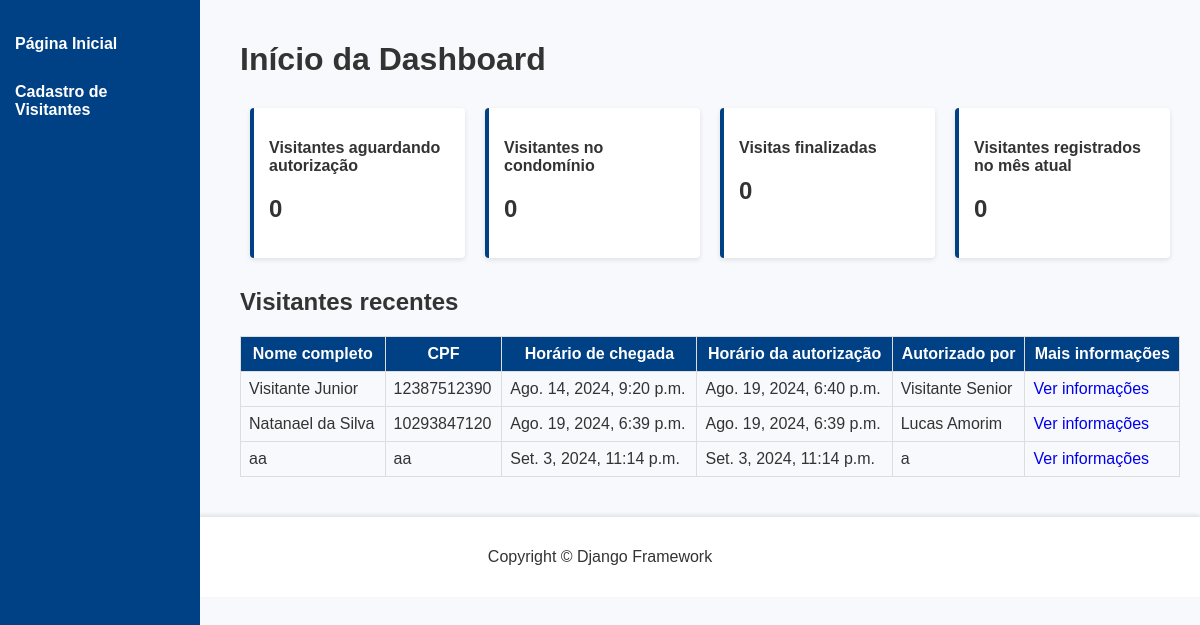
The page / on the database its author committed.
### visitantes/models.py (models this page shows, shortened)
class Visitante(models.Model):
    nome_completo = models.CharField(
        verbose_name="Nome Completo",
        max_length=255,
    )
    cpf = models.CharField(
        verbose_name="CPF",
        max_length=11,
        unique=True
    )
    data_nascimento = models.DateField(
        verbose_name="Data de Nascimento",
        auto_now=False,
        auto_now_add=False,
    )
    numero_casa = models.CharField(
        verbose_name="Número da Casa Visitada",
        max_length=255,
    )
    placa_veiculo = models.CharField(
        verbose_name="Placa do Veículo",
        max_length=7,
        blank=True,
        null=True,
    )
    hora_chegada = models.DateTimeField(
        verbose_name="Hora de Chegada",
        blank=True,
        null=True,
        auto_now_add=True,
        )
    hora_saida = models.DateTimeField(
        verbose_name="Hora de Saída",
        blank=True,
        null=True,
        auto_now=False,
        )
    hora_autorizacao = models.DateTimeField(
        verbose_name="Hora de Autorização",
        blank=True,
        null=True,
        auto_now=False,
    )
    nome_morador = models.CharField(
        verbose_name="Nome do Morador que autorizou a entrada",
        max_length=255,
        blank=True,
    )
    porteiro_autorizador = models.ForeignKey(
        "porteiros.Porteiro",
        verbose_name="Porteiro que Autorizou a Entrada",
        on_delete=models.PROTECT,
    )
    STATUS_VISITANTE = [
        ("AGUARDANDO", "Aguardando autorização"),
        ("EM_VISITA", "Em visita"),
        ("FINALIZADO", "Visita finalizada"),
    ]
    status = models.CharField(
        verbose_name = "Status",
        max_length = 20,
        choices = STATUS_VISITANTE,
        default="AGUARDANDO"
    )
    class Meta:
        verbose_name = "Visitante"
        verbose_name_plural = "Visitantes"
        db_table = "visitante"

### dashboard/views.py (the view)
# urls.py: path("", index, name="index"),
def index(request):
    todos_visitantes = Visitante.objects.all()
    context = {
        "nome_pagina": "Início da Dashboard",
        "todos_visitantes": todos_visitantes,
    }
    return render(request, "usuarios/index.html", context)

### templates/usuarios/index.html
{% extends "base.html" %}
{% block content %}
<div class="content">
    <h1>{{ nome_pagina }}</h1>
    <div class="card-container">
        <div class="card">
            <p>Visitantes aguardando autorização</p>
            <h2>0</h2>
        </div>
        <div class="card">
            <p>Visitantes no condomínio</p>
            <h2>0</h2>
        </div>
        <div class="card">
            <p>Visitas finalizadas</p>
            <h2>0</h2>
        </div>
        <div class="card">
            <p>Visitantes registrados no mês atual</p>
            <h2>0</h2>
        </div>
    </div>
    <h2>Visitantes recentes</h2>
    <table class="table">
        <thead>
            <tr>
                <th>Nome completo</th>
                <th>CPF</th>
                <th>Horário de chegada</th>
                <th>Horário da autorização</th>
                <th>Autorizado por</th>
                <th>Mais informações</th>
            </tr>
        </thead>
        <tbody>
            {% for visitante in todos_visitantes %}
                <tr>
                    <td>{{ visitante.nome_completo }}</td>
                    <td>{{ visitante.cpf}}</td>
                    <td>{{ visitante.hora_chegada }}</td>
                    <td>{{ visitante.hora_autorizacao }}</td>
                    <td>{{ visitante.nome_morador }}</td>
                    <td><a href="{% url 'informacoes_visitante' id=visitante.id %}" class="btn">Ver informações</a></td>
                </tr>
            {% endfor %}
        </tbody>
    </table>
</div>
{% endblock content %}

### static/css/index.css (style rules this page uses)
body { font-family: Arial, sans-serif; margin: 0; padding: 0; background-color: #f8f9fc; color: #333; }
.content { margin-left: 220px; padding: 20px; }
.card-container { display: flex; justify-content: space-between; flex-wrap: wrap; margin-top: 20px; }
.card { background-color: white; border-left: 4px solid #004085; box-shadow: 0 2px 5px rgba(0, 0, 0, 0.1); padding: 15px; margin: 10px; width: calc(25% - 20px); box-sizing: border-box; border-radius: 4px; font-weight: bold; }
.table { width: 100%; margin-top: 20px; border-collapse: collapse; }
.table th, .table td { border: 1px solid #ddd; padding: 8px; }
.table th { background-color: #004085; color: white; }
h1 { color: #333; margin-bottom: 20px; }
a { text-decoration: none; }

### rows shown on the page
Visitante: nome_completo "Visitante Junior", cpf "12387512390", hora_chegada "Ago. 14, 2024, 9:20 p.m.", hora_autorizacao "Ago. 19, 2024, 6:40 p.m.", nome_morador "Visitante Senior"
Visitante: nome_completo "Natanael da Silva", cpf "10293847120", hora_chegada "Ago. 19, 2024, 6:39 p.m.", hora_autorizacao "Ago. 19, 2024, 6:39 p.m.", nome_morador "Lucas Amorim"
Visitante: nome_completo "aa", cpf "aa", hora_chegada "Set. 3, 2024, 11:14 p.m.", hora_autorizacao "Set. 3, 2024, 11:14 p.m.", nome_morador "a"

### other values the page prints
{{ nome_pagina }} "Início da Dashboard"
